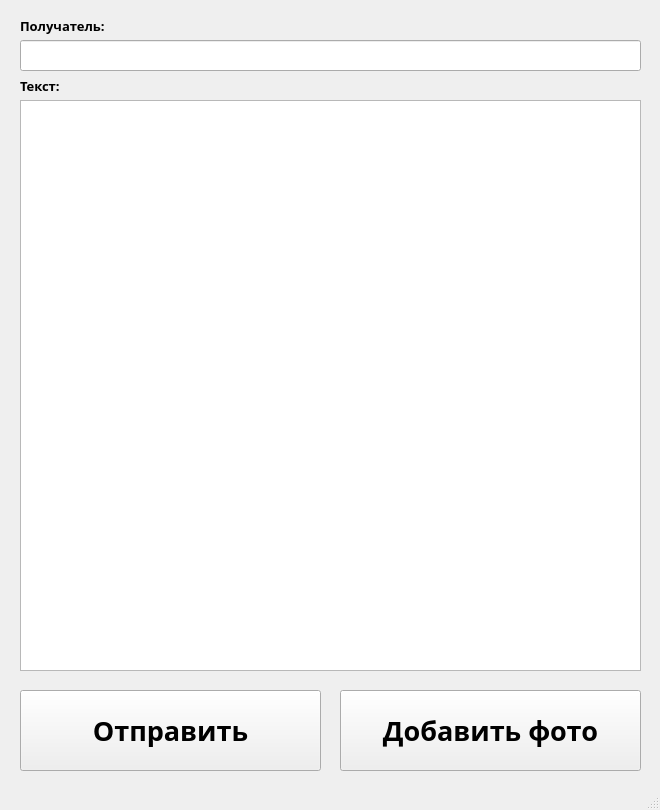
<?xml version="1.0" encoding="UTF-8"?>
<ui version="4.0">
 <class>MainWindow</class>
 <widget class="QMainWindow" name="MainWindow">
  <property name="geometry">
   <rect>
    <x>0</x>
    <y>0</y>
    <width>660</width>
    <height>810</height>
   </rect>
  </property>
  <property name="windowTitle">
   <string>Отправить сообщение</string>
  </property>
  <widget class="QWidget" name="centralwidget">
   <widget class="QLineEdit" name="receiverLoginInput">
    <property name="geometry">
     <rect>
      <x>20</x>
      <y>40</y>
      <width>621</width>
      <height>31</height>
     </rect>
    </property>
   </widget>
   <widget class="QLabel" name="label">
    <property name="geometry">
     <rect>
      <x>20</x>
      <y>10</y>
      <width>111</width>
      <height>31</height>
     </rect>
    </property>
    <property name="font">
     <font>
      <family>Raleway</family>
      <pointsize>10</pointsize>
      <weight>75</weight>
      <bold>true</bold>
     </font>
    </property>
    <property name="text">
     <string>Получатель:</string>
    </property>
   </widget>
   <widget class="QLabel" name="label_2">
    <property name="geometry">
     <rect>
      <x>20</x>
      <y>70</y>
      <width>111</width>
      <height>31</height>
     </rect>
    </property>
    <property name="font">
     <font>
      <family>Raleway</family>
      <pointsize>10</pointsize>
      <weight>75</weight>
      <bold>true</bold>
     </font>
    </property>
    <property name="text">
     <string>Текст:</string>
    </property>
   </widget>
   <widget class="QTextEdit" name="messageTextInput">
    <property name="geometry">
     <rect>
      <x>20</x>
      <y>100</y>
      <width>621</width>
      <height>571</height>
     </rect>
    </property>
   </widget>
   <widget class="QPushButton" name="sendMessageButton">
    <property name="geometry">
     <rect>
      <x>20</x>
      <y>690</y>
      <width>301</width>
      <height>81</height>
     </rect>
    </property>
    <property name="font">
     <font>
      <family>Raleway</family>
      <pointsize>20</pointsize>
      <weight>75</weight>
      <bold>true</bold>
     </font>
    </property>
    <property name="text">
     <string>Отправить</string>
    </property>
   </widget>
   <widget class="QPushButton" name="addImageButton">
    <property name="geometry">
     <rect>
      <x>340</x>
      <y>690</y>
      <width>301</width>
      <height>81</height>
     </rect>
    </property>
    <property name="font">
     <font>
      <family>Raleway</family>
      <pointsize>20</pointsize>
      <weight>75</weight>
      <bold>true</bold>
     </font>
    </property>
    <property name="text">
     <string>Добавить фото</string>
    </property>
   </widget>
  </widget>
  <widget class="QStatusBar" name="statusbar"/>
 </widget>
 <resources/>
 <connections/>
</ui>
